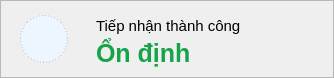
  <widget class="QFrame" name="cardThanhCong">
   <property name="geometry">
    <rect>
     <x>1150</x>
     <y>96</y>
     <width>334</width>
     <height>78</height>
    </rect>
   </property>
   <property name="frameShape">
    <enum>QFrame::Shape::StyledPanel</enum>
   </property>
   <widget class="QLabel" name="cardThanhCongImage">
    <property name="geometry">
     <rect>
      <x>20</x>
      <y>15</y>
      <width>48</width>
      <height>48</height>
     </rect>
    </property>
    <property name="font">
     <font>
      <family>Segoe UI</family>
      <pointsize>11</pointsize>
      <bold>false</bold>
     </font>
    </property>
    <property name="styleSheet">
     <string notr="true">background:#edf5ff; border:1px dashed #b8c7dc; border-radius:24px;</string>
    </property>
    <property name="text">
     <string/>
    </property>
    <property name="pixmap">
     <pixmap>C:/Users/ADMIN/Downloads/to-do-list.png</pixmap>
    </property>
    <property name="scaledContents">
     <bool>true</bool>
    </property>
    <property name="alignment">
     <set>Qt::AlignmentFlag::AlignCenter</set>
    </property>
    <property name="class" stdset="0">
     <string>imageSlot</string>
    </property>
   </widget>
   <widget class="QLabel" name="cardThanhCongTitle">
    <property name="geometry">
     <rect>
      <x>96</x>
      <y>14</y>
      <width>210</width>
      <height>24</height>
     </rect>
    </property>
    <property name="font">
     <font>
      <family>Segoe UI</family>
      <pointsize>11</pointsize>
      <bold>false</bold>
     </font>
    </property>
    <property name="text">
     <string>Tiếp nhận thành công</string>
    </property>
   </widget>
   <widget class="QLabel" name="lblTiepNhanThanhCong">
    <property name="geometry">
     <rect>
      <x>96</x>
      <y>38</y>
      <width>190</width>
      <height>30</height>
     </rect>
    </property>
    <property name="font">
     <font>
      <family>Segoe UI</family>
      <pointsize>19</pointsize>
      <bold>true</bold>
     </font>
    </property>
    <property name="styleSheet">
     <string notr="true">color:#16a34a;</string>
    </property>
    <property name="text">
     <string>Ổn định</string>
    </property>
   </widget>
  </widget>
